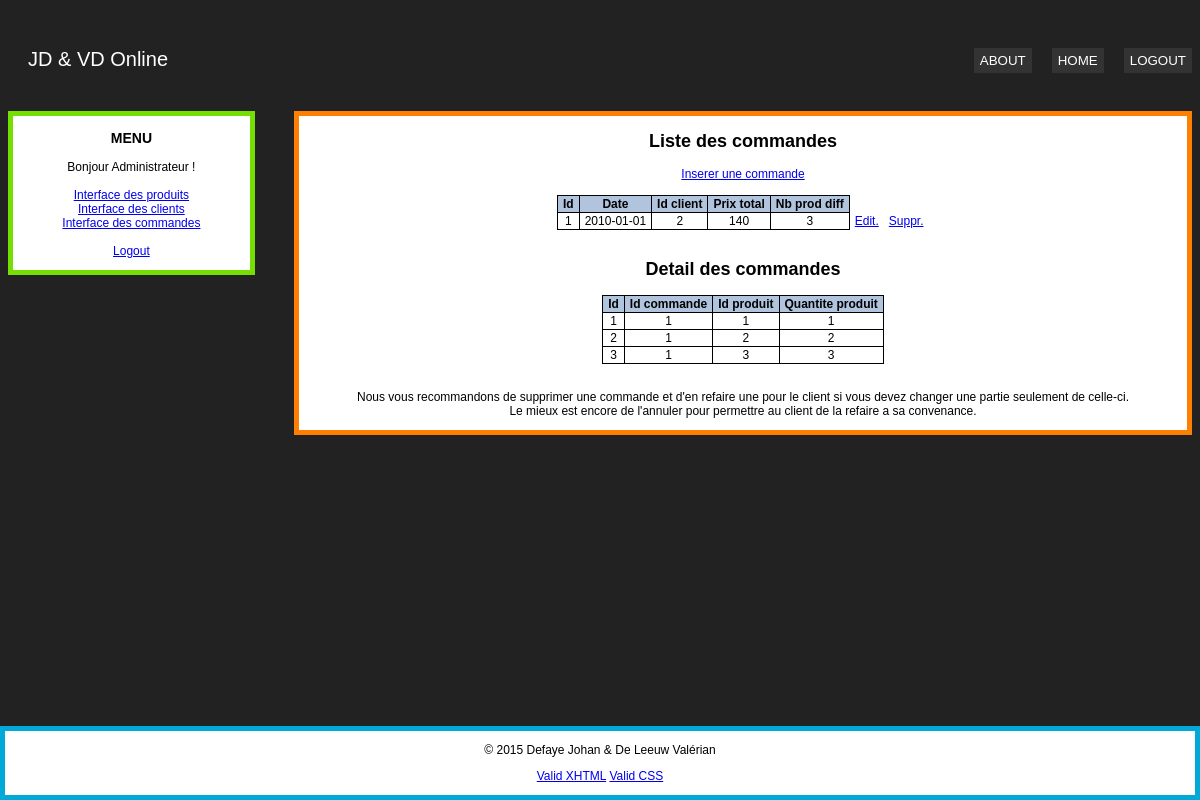
The page /command.php (signed in) on the database its author committed.
### tables this page shows
CREATE TABLE IF NOT EXISTS `command` (
  `co_id` int(11) NOT NULL AUTO_INCREMENT,
  `co_date` date NOT NULL,
  `co_cu_id` int(11) NOT NULL,
  `co_total_price` float NOT NULL,
  `co_nb_cmdlines` int(11) NOT NULL,
  PRIMARY KEY (`co_id`),
  KEY `co_date` (`co_date`,`co_cu_id`)
);

CREATE TABLE IF NOT EXISTS `commprod` (
  `cp_id` int(11) NOT NULL AUTO_INCREMENT,
  `cp_co_id` int(11) NOT NULL,
  `cp_pr_id` int(11) NOT NULL,
  `cp_qty` int(11) NOT NULL,
  PRIMARY KEY (`cp_id`),
  KEY `cp_co_id` (`cp_co_id`,`cp_pr_id`)
);

### command.php (the view, shortened to what this page needs)
<?php
require_once('view/document.php');
$url='http://'.$_SERVER['HTTP_HOST'].'/jdvd';
$pdo = new PDO("mysql:host=localhost;dbname=jdvdbd","jdvdbd", "jdvdbd");
$res=$pdo->query("SELECT * FROM command;");
echo "<a href=\"$url/controller/controller_command.php?action=ajout\">Inserer une commande</a> <br/> <br/> \n";
?>
<table>
	<tr>
		<th>Id</th>
		<th>Date</th>
		<th>Id client</th>
		<th>Prix total</th>
		<th>Nb prod diff</th>
	</tr>
<?php
while($tableau=$res->fetch(PDO::FETCH_NUM)){ ?>
	<tr>
		<td> <?php echo "$tableau[0]"; ?> </td>
		<td> <?php echo "$tableau[1]"; ?> </td>
		<td> <?php echo "$tableau[2]"; ?> </td>
		<td> <?php echo "$tableau[3]"; ?> </td>
		<td> <?php echo "$tableau[4]"; ?> </td>
		<td class="lien_tab"> <?php echo "<a href=\"$url/controller/controller_command.php?action=edition&id=$tableau[0]\">Edit.</a><br/> \n"; ?> </td>
		<td class="lien_tab"> <?php echo "<a href=\"$url/controller/controller_command.php?action=suppression&id=$tableau[0]\">Suppr.</a><br/> \n"; ?> </td>
	</tr>
<?php }
echo "</table> \n";
echo "<br/> \n" ;
$res=$pdo->query("SELECT * FROM commprod;");
?>
<h2>Detail des commandes</h2>
<table>
	<tr>
		<th>Id</th>
		<th>Id commande</th>
		<th>Id produit</th>
		<th>Quantite produit</th>
	</tr>
<?php
while($tableau=$res->fetch(PDO::FETCH_NUM)){ ?>
	<tr>
		<td> <?php echo "$tableau[0]"; ?> </td>
		<td> <?php echo "$tableau[1]"; ?> </td>
		<td> <?php echo "$tableau[2]"; ?> </td>
		<td> <?php echo "$tableau[3]"; ?> </td>
	</tr>
<?php } ?>
</table>
<br/>
<p>
Nous vous recommandons de supprimer une commande et d'en refaire une pour le client si vous devez changer une partie seulement de celle-ci.<br/>
Le mieux est encore de l'annuler pour permettre au client de la refaire a sa convenance.
</p>

### css/global.css (style rules this page uses)
body { font:12px Arial; background-color:#222; }
table { border-collapse:collapse; margin-left:auto; margin-right:auto; }
td { padding-left:5px; padding-right:5px; border:1px solid black; }
th { padding-left:5px; padding-right:5px; border:1px solid black; background-color:#B0C4DE; }
.lien_tab { border-style:none; }

### rows shown on the page
command: co_id "1", co_date "2010-01-01", co_cu "2", co_total_price "140", co_nb_cmdlines "3"
commprod: cp_id "1", cp_co "1", cp_pr "1", cp_qty "1"
commprod: cp_id "2", cp_co "1", cp_pr "2", cp_qty "2"
commprod: cp_id "3", cp_co "1", cp_pr "3", cp_qty "3"

### other values the page prints
$title "Liste des commandes"
